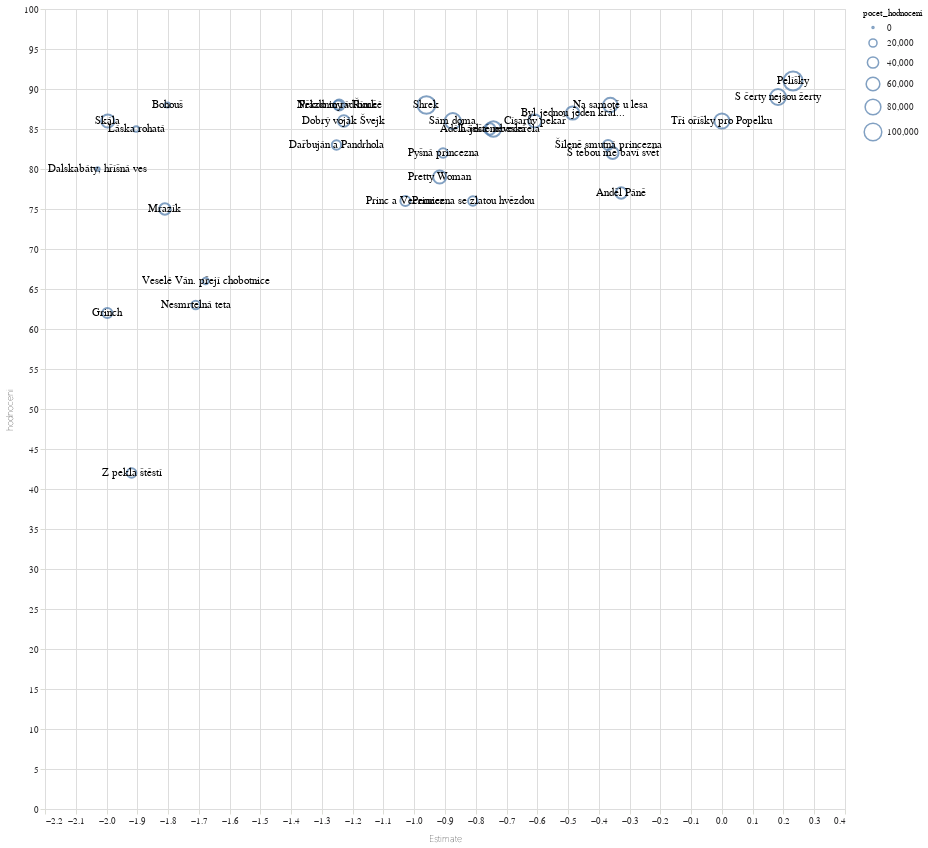

Here is the notebook cell this chart was saved with:
### Code cell
alt.Chart(
    vysledky,
    width=800,
    height=800
).mark_point(
).encode(
    alt.X("Estimate:Q"),
    alt.Y("hodnoceni:Q"),
    alt.Size("pocet_hodnoceni:Q")
) + alt.Chart(
    vysledky
).mark_text(
).encode(
    alt.X("Estimate:Q"),
    alt.Y("hodnoceni:Q"),
    alt.Text("nazev:N")
)
